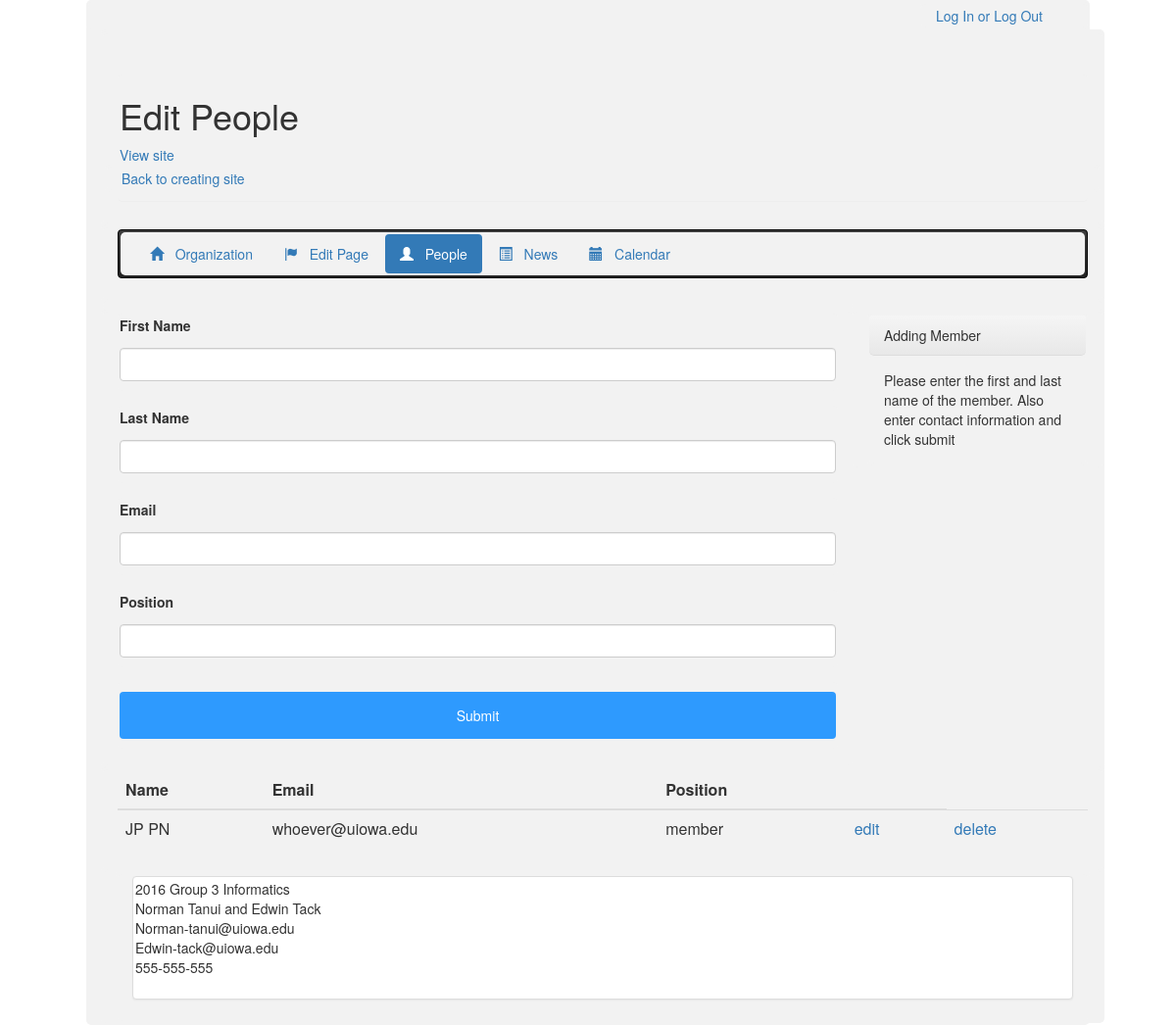
The page /people.php on the database its author committed.
### tables this page shows
CREATE TABLE person (
	id INT NOT NULL AUTO_INCREMENT,
	firstName VARCHAR(32) NOT NULL,  
    lastName VARCHAR(32) NOT NULL,
	email VARCHAR(32) NOT NULL,   
	personType VARCHAR(32) NOT NULL,  
	PRIMARY KEY (id)
);

### dbutils.php (called while the page is built, shortened)
<?php
function queryDB($query, $db) {
  $result = mysqli_query($db, $query);
  return ($result);
}
function nextTuple($result) {
  return (mysqli_fetch_assoc($result));
}
?>

### people.php (the view, shortened to what this page needs)
<?php
    include_once('config.php');
    include_once('dbutils.php');
?>
<html>
    <head>
<link rel="stylesheet" href="https://maxcdn.bootstrapcdn.com/bootstrap/3.3.7/css/bootstrap.min.css">
<link rel="stylesheet" href="https://maxcdn.bootstrapcdn.com/bootstrap/3.3.7/css/bootstrap-theme.min.css">
    </head>
    <body>
<div class="container" style="width: 1024px">
<div class="row">
    <div class="col-xs-10">
    </div>
    <div class="col-xs-2">
        <a href="login.php">Log In</a>
        <a>or</a>
        <a href="login.php">Log Out</a>
    </div>
</div>
    <div class="container" style="width: 1024px">
    <div class="row">
        <div class="col-xs-12">
            <div class="page-header">
                <h1>Edit People</h1>
                <a href="index.php">View site</a>
                <div class="row">
                    <div class="col-xs-12">
                        <a href="site.php">Back to creating site</a>
                    </div>
                </div>
            </div>
        </div>
    </div>
        <div class="row">
            <div class="col-xs-12">
                <div class="navbar navbar-inverse">
                    <div class="container-fluid">
                    <ul class="nav nav-pills">
                        <li><a href="about.php"><span class="glyphicon glyphicon-home"></span> &nbsp; Organization</a></li>
                        <li><a href="input.php"><span class="glyphicon glyphicon-flag"></span> &nbsp; Edit Page</a></li>
                        <li class="active"><a href="people.php"><span class="glyphicon glyphicon-user"></span> &nbsp; People</a></li>
                        <li><a href="news.php"><span class="glyphicon glyphicon-list-alt"></span> &nbsp; News</a></li>
                        <li><a href="calendar.php"><span class="glyphicon glyphicon-calendar"></span> &nbsp; Calendar</a></li>
                    </ul>
                    </div>
                </div>
            </div>
        </div>
        <div class="row">
            <div class="col-sm-9 col-xs-12">
            </div>
        </div>
        <div class="row">
            <div class="col-sm-9 col-xs-12">
<form action="people.php" method="post">
    <div class="form-group">
        <label for="firstName">First Name</label>
        <input type="text" class="form-control" name="firstName"/>
    </div>
    <div class="form-group">
        <label for="lastName">Last Name</label>
        <input type="text" class="form-control" name="lastName"/>
    </div>
    <div class="form-group">
        <label for="contact information">Email</label>
        <input type="text" class="form-control" name="email"/>
    </div>
    <div class="form-group">
        <label for="contact information">Position</label>
        <input type="text" class="form-control" name="personType"/>
    </div>
    <div class="form-group">
        <input type="submit" name="submit"></input>
    </div>
</form>
            </div>
            <div class="col-sm-3 col-xs-12">
                <div class="palen panel-default">
                    <div class="panel-heading">
                    Adding Member
                    </div>
                    <div class="panel-body">
                        Please enter the first and last name of the member. Also enter contact information and click submit
                    </div>
                </div>
            </div>
        </div>
<div class="row">
    <div class="col-xs-12">
<table class="table table-hover">
    <thead>
        <tr>
            <th>Name</th>
            <th>Email</th>
            <th>Position</th>
            <th> </th>
        </tr>
    </thead>
    <tbody>
<?php
    if (!$db) {
        $db = connectDB($dbHost, $dbUser, $dbPassword, $dbName);
    }
    $query="SELECT * FROM person ORDER BY lastName;";
    $result = queryDB($query, $db);
    while($row = nextTuple($result)) {
        echo "\n <tr>";
        echo "<td>" . $row['firstName'] . " " . $row['lastName'] . "</td>";
        echo "<td>" . $row['email'] . "</td>";
        echo "<td>" . $row['personType'] . "</td>";
        echo "<td><a href='editpeople.php?id=" . $row['id'] . "'>edit</a></td>";
        echo "<td><a href='deletepeople.php?id=" . $row['id'] . "'>delete</a></td>";
        echo "</tr>";
    }
?>
    </tbody>
</table>
    </div>
</div>
    </body>
</html>
<?php
include_once("footer.php");
?>

### people.php (style rules this page uses)
input[type=text], select { width: 100%; padding: 12px 10px; margin: 8px 0; display: inline-block; border: 1px solid #ccc; border-radius: 4px; box-sizing: border-box; }
input[type=submit] { width: 100%; background-color: #2E9AFE; color: white; padding: 14px 20px; margin: 8px 0; border: none; border-radius: 4px; cursor: pointer; }
div { border-radius: 5px; background-color: #f2f2f2; padding: 2px; }

### rows shown on the page
person: firstName "JP", lastName "PN", email "whoever@uiowa.edu", personType "member"
